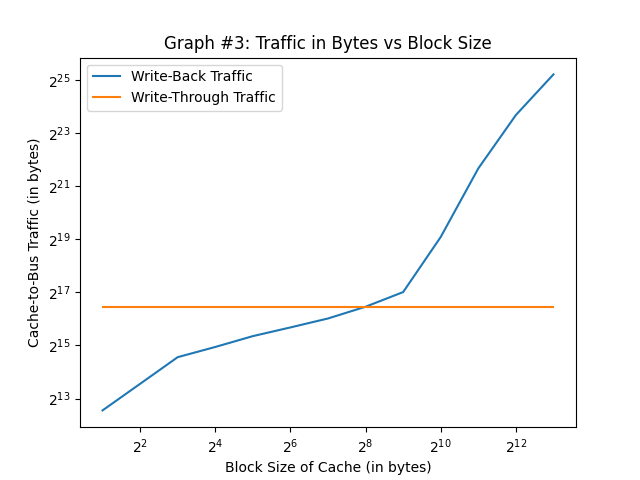

Reproduce this figure in Python.
#!/usr/bin/python3

import sys
import os
import time
import matplotlib.pyplot as plt

# associtivity range
assoc_range = [4]
# block size range
bsize_range = [b for b in range(1, 14)]
# capacity range
cap_range = [16]
# number of cores (1, 2, 4)
cores = [1]
# coherence protocol: (none, vi, or msi)
protocol='none'

expname='exp1'
figname='graph3.png'


def get_stats(logfile, key):
    for line in open(logfile):
        if line[2:].startswith(key):
            line = line.split()
            return float(line[1])
    return 0

def run_exp(logfile, core, cap, bsize, assoc):
    trace = 'trace.%dt.long.txt' % core
    cmd="./p5 -t %s -p %s -n %d -cache %d %d %d >> %s" % (
            trace, protocol, core, cap, bsize, assoc, logfile)
    print(cmd)
    os.system(cmd)

def graph():
    timestr = time.strftime("%m.%d-%H_%M_%S")
    folder = "results/"+expname+"/"+timestr+"/"
    os.system("mkdir -p "+folder)

    bus_traffic_wb = {a:[] for a in assoc_range}
    bus_traffic_wt = {a:[] for a in assoc_range}

    for a in assoc_range:
        for b in bsize_range:
            for c in cap_range:
                for d in cores:
                    logfile = folder+"%s-%02d-%02d-%02d-%02d.out" % (
                            protocol, d, c, b, a)
                    run_exp(logfile, d, c, b, a)
                    bus_traffic_wb[a].append(get_stats(logfile, 'B_written_cache_to_bus_wb'))
                    bus_traffic_wt[a].append(get_stats(logfile, 'B_written_cache_to_bus_wt'))

    plots = []
    for a in bus_traffic_wb:
        p, = plt.plot([2**i for i in bsize_range], bus_traffic_wb[a], label='Write-Back')
        plots.append(p)
    plots2 = []
    for a in bus_traffic_wt:
        p, = plt.plot([2**i for i in bsize_range], bus_traffic_wt[a], label='Write-Through')
        plots2.append(p)

    plt.legend(plots + plots2, ['Write-Back Traffic'] + ['Write-Through Traffic'])
    plt.xscale('log', base=2)
    plt.yscale('log', base=2)
    plt.title('Graph #3: Traffic in Bytes vs Block Size')
    plt.xlabel('Block Size of Cache (in bytes)')
    plt.ylabel('Cache-to-Bus Traffic (in bytes)')
    plt.savefig(figname)
    plt.show()

graph()